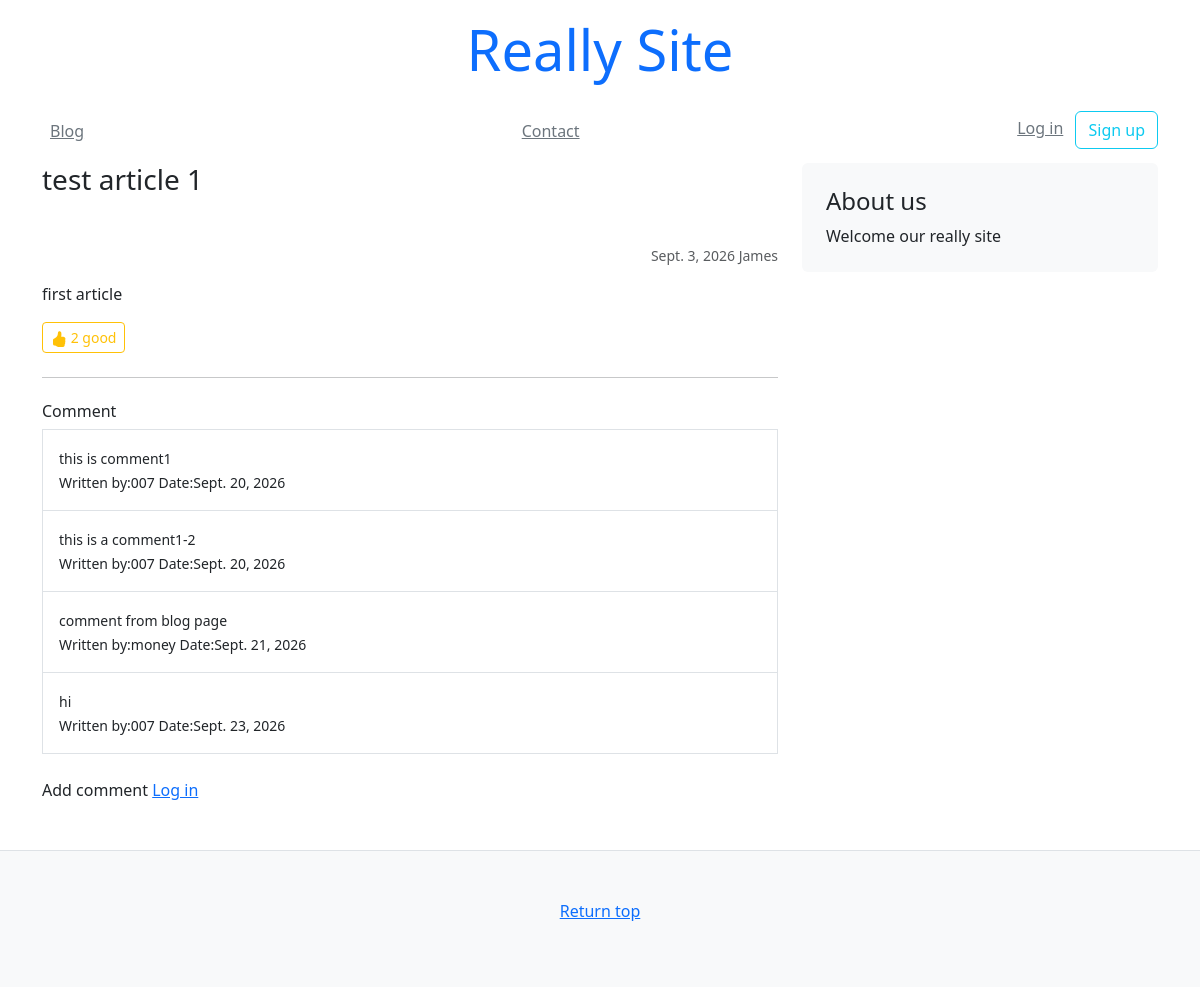
Page /blog/1/ on the committed database.
### blog/models.py (models this page shows)
class Article(models.Model):
    title = models.CharField(default="", max_length=63)
    text = models.TextField(default="")
    author = models.CharField(default="", max_length=63)
    created_at = models.DateField(auto_now_add=True)
    updated_at = models.DateField(auto_now=True)
    count = models.IntegerField(default=0)

class Comment(models.Model):
    comment = models.TextField(default="", max_length=1000)
    created_at = models.DateField(auto_now_add=True)
    author = models.ForeignKey(get_user_model(), on_delete=models.CASCADE)
    article = models.ForeignKey(Article, on_delete=models.CASCADE)

### mysite/models/account_models.py (models this page shows, shortened)
class User(AbstractBaseUser):
    email = models.EmailField(
        max_length = 255,
        unique = True,
    )
    is_active = models.BooleanField(default=True)
    is_admin = models.BooleanField(default=False)
    objects = UserManager()
    USERNAME_FIELD = "email"
    REQUIRED_FIELDS = []

### mysite/models/profile_models.py (models this page shows)
class Profile(models.Model):
    user = models.OneToOneField(get_user_model(), unique=True, on_delete=models.CASCADE, primary_key=True)
    username = models.CharField(default="nemo", max_length=255)
    zipcode = models.CharField(default="", max_length=8)
    prefecture = models.CharField(default="", max_length=50)
    city = models.CharField(default="", max_length=50)
    address = models.CharField(default="", max_length=100)

### blog/views.py (the view, shortened to what this page needs)
# urls.py: path('<slug:pk>/', views.article),
def article(request, pk):
    obj = Article.objects.get(pk=pk)
    comments = Comment.objects.filter(article=obj)
    context = {
        "article": obj,
        "comments": comments
    }
    return render(request, "blog/article.html", context)

### templates/blog/article.html
{% extends 'mysite/base.html' %}
{% block content %}
    <main class="container">
        <div class="row">
            <div class="col-md-8">
                <h3 class="pb-4 mb-4 font-italic">{{ article.title }}</h3>
                <p class="small text-muted text-end">
                    {{ article.created_at }} {{ article.author }}
                </p>
                <p>{{ article.text }}</p>
                {% include 'mysite/snippets/like_count.html' %}
                <hr class="my-4">
                {% include 'mysite/snippets/comment.html' %}
            </div>
            {% include 'mysite/snippets/sidebar.html' %}
        </div>
    </main>
{% endblock content %}

### templates/mysite/snippets/like_count.html (shortened to what this page needs)
<form method="POST" action="">
    <button type="submit" class="btn btn-sm btn-outline-warning">
        {{ article.count }} good
    </button>
</form>

### templates/mysite/snippets/comment.html
<div>
    <h3 class="h6">Comment</h3>
    <div class="list-group">
        {% for comment in comments %}
            <a class="list-group-item list-group-item-action p-3 rounded-0" href="">
                <p class="m-0">
                    <small>{{ comment.comment }}</small>
                </p>
                <p class="m-0">
                    <small>Written by:{{ comment.author.profile.username }} Date:{{ comment.created_at }}</small>
                </p>
            </a>
        {% endfor %}
    </div>
    {% if user.is_authenticated %}
        <form method="POST" class="my-4" action="">
            {% csrf_token %}
            <div class="mb-2">
                <label for="">Comment</label>
                <textarea class="rounded-0 bg-light form-control" name="comment" id="" rows="3"></textarea>
            </div>
            <div class="text-end">
                <button class="btn btn-sm btn-outline-success" type="submit">Add comment</button>
            </div>
        </form>
    {% else %}
        <p class="my-4">
            Add comment <a href="/login/">Log in</a>
        </p>
    {% endif %}
</div>

### rows in the picture
Article: title "test article 1", created_at "Sept. 3, 2026", author "James", text "first article", count "2"
Comment: comment "this is comment1", author.profile.username "007", created_at "Sept. 20, 2026"
Comment: comment "this is a comment1-2", author.profile.username "007", created_at "Sept. 20, 2026"
Comment: comment "comment from blog page", author.profile.username "money", created_at "Sept. 21, 2026"
Comment: comment "hi", author.profile.username "007", created_at "Sept. 23, 2026"
